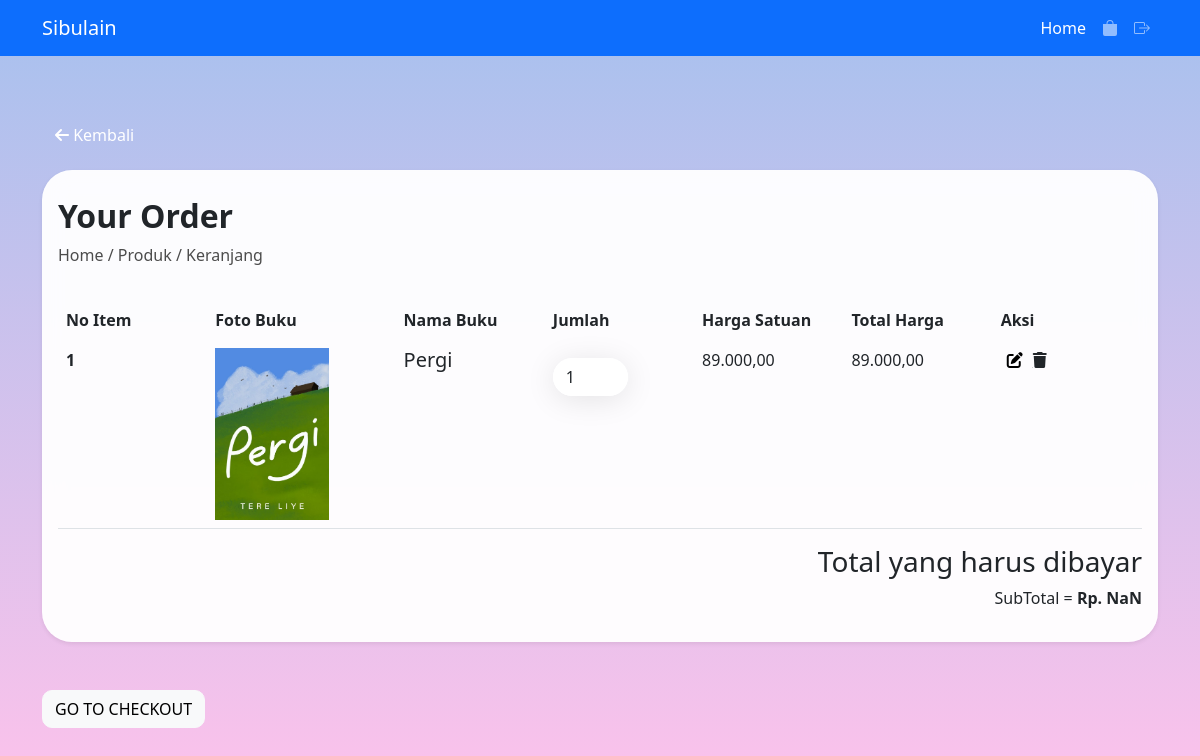
Page /keranjang.php (signed in) on the committed database.
### tables this page shows
CREATE TABLE `keranjang` (
  `id_keranjang` int(11) NOT NULL,
  `id_pengguna` int(11) NOT NULL,
  `id_buku` int(11) NOT NULL,
  `jumlah_buku` int(11) NOT NULL
);

CREATE TABLE `buku` (
  `kd_buku` int(11) NOT NULL,
  `foto` varchar(200) NOT NULL,
  `judul` varchar(100) NOT NULL,
  `deskripsi` varchar(200) NOT NULL,
  `pengarang` varchar(30) NOT NULL,
  `penerbit` varchar(20) NOT NULL,
  `stok` int(11) NOT NULL,
  `harga` bigint(20) NOT NULL
);

### keranjang.php (the view, shortened to what this page needs)
<?php
require_once('components.php');
$components = new Components();
?>
<!DOCTYPE html>
<html lang="en">
   <head>
      <link href="https://cdn.jsdelivr.net/npm/bootstrap@5.0.2/dist/css/bootstrap.min.css" rel="stylesheet" />
   </head>
   <body>
    <?= $components->navbar() ?>
      <div class="container" style="padding-top: 5%;">
      <button type="button" class="btn btn-white" style="border-radius: 10px;" class="back"><a href="produk.php" >
      <i class="fas fa-arrow-left"></i>
      Kembali
      </a></button>
      <section class="section1">
         <div class="card border-0 shadow-sm mt-3">
            <div class="card-body">
               <h2 class="titleShop">Your Order</h2>
               <div class="menuPage">
                  <a href="" class="menu" >Home / </a>
                  <a href="" class="menu" >Produk / </a>
                  <a href="" class="menu" >Keranjang </a>
               </div>
               <div class="table-responsive">
                  <table class="table table-hover" id="tabelku">
                     <thead>
                        <tr>
                           <th class="col-1">No Item</th>
                           <th class="col-1">Foto Buku</th>
                           <th class="col-1">Nama Buku</th>
                           <th class="col-1">Jumlah</th>
                           <th class="col-1">Harga Satuan</th>
                           <th class="col-1">Total Harga</th>
                           <th class="col-1">Aksi</th>
                        </tr>
                     </thead>
                     <tbody>
                        <?php
                           include 'koneksi.php';
                           $uname = $_SESSION['username'];
                           $query_id = mysqli_query($conn,"SELECT * FROM user WHERE username = '$uname'");
                           $ambil_id = mysqli_fetch_array($query_id);
                           $id_user = $ambil_id['id'];
                           $query_buku = mysqli_query($conn,"SELECT keranjang.id_keranjang,buku.judul,buku.harga,keranjang.jumlah_buku,buku.stok,buku.foto FROM keranjang
                           INNER JOIN buku ON keranjang.id_buku = buku.kd_buku
                           INNER JOIN user ON keranjang.id_pengguna = user.id
                           WHERE user.id = '$id_user'");
                           $no = 1;
                           while($ambil_data = mysqli_fetch_array($query_buku)){
                           ?>
                        <tr>
                           <th scope="row"><?= $no++ ?></th>
                           <td>
                              <img src="images/<?= $ambil_data['foto'] ?>" style="max-width: 3cm;" >
                           </td>
                           <td><h5><?= $ambil_data['judul'] ?></h5></td>
                           <td>
                              <form action="ubah_item_keranjang.php?id_keranjang=<?= $ambil_data['id_keranjang'] ?>" method="post">
                                 <input type="number" class="form-control" name="input" id="input1" value="<?= $ambil_data['jumlah_buku'] ?>" max="<?= $ambil_data['stok'] ?>" min="1" style="max-width: 2cm" />
                           </td>
                           <td><?= number_format($ambil_data['harga'],2,',','.') ?></td>
                           <td><?= number_format($ambil_data['harga'] * $ambil_data['jumlah_buku'],2,',','.') ?></td>
                           <td>
                           <button type="submit" class="fas fa-edit fa-1.5x" style="border: 0;background: none;"></button>
                           <a class="fas fa-trash fa-1.5x text-dark" onclick="confirm('Yakin Dihapus?')" href="hapus_item_keranjang.php?id_keranjang=<?= $ambil_data['id_keranjang'] ?>"></a>
                           </td>
                        </tr>
                        <?php
                           }
                           ?>
                     </tbody>
                  </table>
                  <h3 class="text-end">Total yang harus dibayar</h3>
                  <p class="text-end" id="total"></p>
               </div>
            </div>
      </section>
      <a class="btn btn-light my-5 " href="checkout.php" style="border-radius: 10px;" role="button">GO TO CHECKOUT</a>
      </div>
   </body>
</html>

### keranjang.php (style rules this page uses)
body { background-image: linear-gradient(to top, #fbc2eb 0%, #a6c1ee 100%); }
button a { color: white; text-decoration: none; }
.titleShop { font-weight: 800; margin-top: 1%; }
.menu { color: #4c4c4c; text-decoration: none; }
.card, .form-control { background: rgba(255, 255, 255, 0.95); border-radius: 16px; box-shadow: 0 4px 30px rgba(0, 0, 0, 0.1); backdrop-filter: blur(10.6px); -webkit-backdrop-filter: blur(10.6px); border: 1px solid rgba(255, 255, 255, 10); -webkit-border-radius: 30px; -moz-border-radius: 30px; border-radius: 30px; }
table { margin-top: 3%; }
.card input, select { margin-top: 10px; }
.table-hover > thead > tr > th { border: none; }

### rows in the picture
keranjang: id_buku.foto (picture), id_buku.judul "Pergi", input "1", id_buku.harga "89.000,00", $ambil_data['harga'] * $ambil_data['jumlah_buku'] "89.000,00"

### other values in the picture
$this->app_name "Sibulain"
